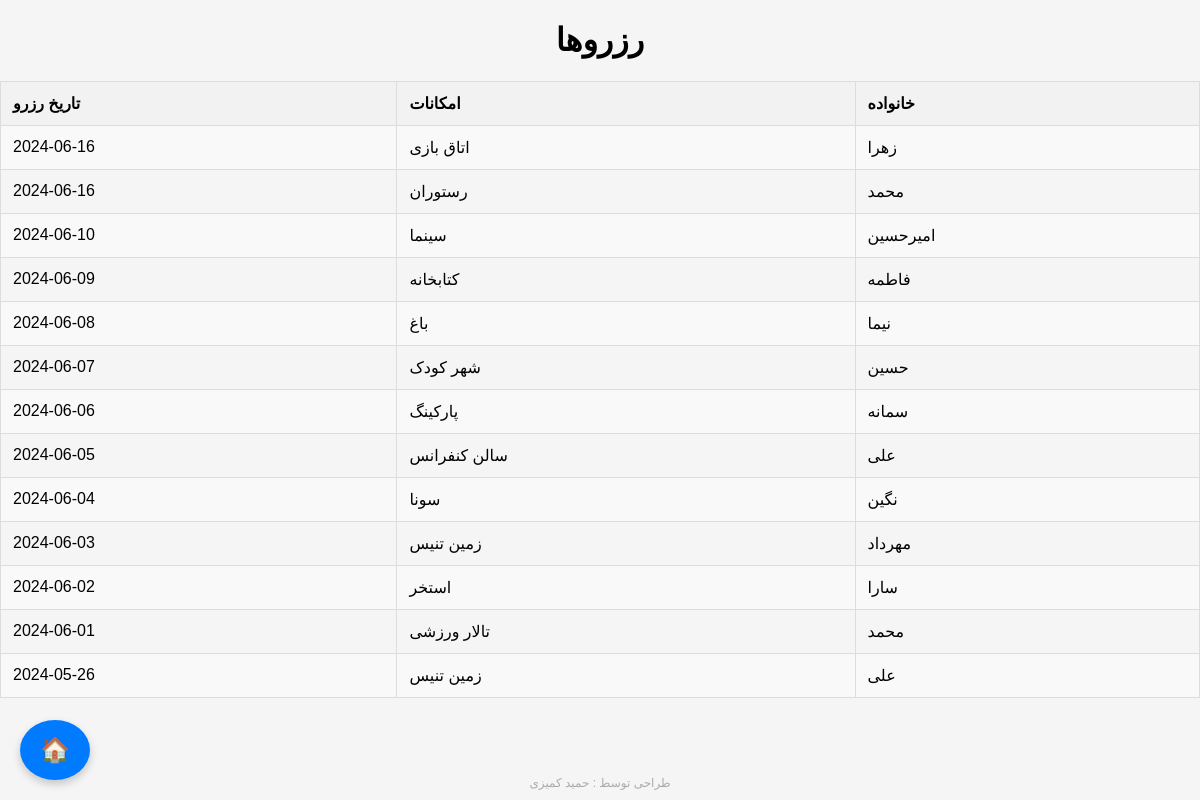
/view_bookings_facility.php, run on the app's committed database.
### tables this page shows
CREATE TABLE `bookings` (
  `id` int(11) NOT NULL,
  `family_id` int(11) DEFAULT NULL,
  `facility_id` int(11) DEFAULT NULL,
  `booking_date` date NOT NULL
);

CREATE TABLE `families` (
  `id` int(11) NOT NULL,
  `family_name` varchar(100) NOT NULL,
  `head_name` varchar(100) NOT NULL,
  `contact_number` varchar(20) NOT NULL,
  `apartment_number` varchar(20) NOT NULL
);

CREATE TABLE `facilities` (
  `id` int(11) NOT NULL,
  `name` varchar(100) NOT NULL,
  `description` text NOT NULL
);

### view_bookings_facility.php (the view, shortened to what this page needs)
<?php
include 'db.php';
$stmt = $pdo->query('SELECT bookings.*, families.family_name, facilities.name AS facility_name FROM bookings JOIN families ON bookings.family_id = families.id JOIN facilities ON bookings.facility_id = facilities.id ORDER BY booking_date DESC');
$bookings = $stmt->fetchAll();
?>
<!DOCTYPE html>
<html lang="fa" dir="rtl">
<head>
    <link rel="stylesheet" href="style.css">
</head>
<body>
    <h1>رزروها</h1>
    <table>
        <tr>
            <th>خانواده</th>
            <th>امکانات</th>
            <th>تاریخ رزرو</th>
        </tr>
        <?php foreach ($bookings as $booking): ?>
        <tr>
            <td><?= htmlspecialchars($booking['family_name']) ?></td>
            <td><?= htmlspecialchars($booking['facility_name']) ?></td>
            <td><?= htmlspecialchars($booking['booking_date']) ?></td>
        </tr>
        <?php endforeach; ?>
    </table>
                <a href="dashboard.php" class="float-button">&#127968;</a>
        <?php include 'footer.php'; ?>
</body>
</html>

### footer.php
<div class="footer-watermark">
    طراحی توسط : حمید کمیزی
</div>

### style.css (style rules this page uses)
body { font-family: 'Iransans', Arial, sans-serif; margin: 0; padding: 0; background-color: #f5f5f5; direction: rtl; text-align: right; }
table { width: 100%; border-collapse: collapse; margin: 20px 0; }
table, th, td { border: 1px solid #ddd; }
th, td { padding: 12px; text-align: left; }
th { background-color: #f2f2f2; font-weight: bold; }
tr:nth-child(even) { background-color: #f9f9f9; }
h1 { text-align: center; }
a { display: inline-block; padding: 5px 10px; text-decoration: none; color: #333; border: 1px solid #ccc; background-color: #fff; border-radius: 3px; margin-top: 10px; }
.footer-watermark { position: fixed; bottom: 10px; left: 50%; transform: translateX(-50%); font-size: 12px; color: rgba(0, 0, 0, 0.3); text-align: center; width: 100%; }
.float-button { position: fixed; bottom: 20px; left: 20px; width: 50px; height: 50px; background-color: #007bff; color: #fff; border: none; border-radius: 50%; font-size: 24px; text-align: center; line-height: 50px; cursor: pointer; box-shadow: 0px 4px 8px rgba(0, 0, 0, 0.2); transition: background-color 0.3s ease; }

### data on the page
bookings: family.family_name "زهرا", facility.name "اتاق بازی", booking_date "2024-06-16"
bookings: family.family_name "محمد", facility.name "رستوران", booking_date "2024-06-16"
bookings: family.family_name "امیرحسین", facility.name "سینما", booking_date "2024-06-10"
bookings: family.family_name "فاطمه", facility.name "کتابخانه", booking_date "2024-06-09"
bookings: family.family_name "نیما", facility.name "باغ", booking_date "2024-06-08"
bookings: family.family_name "حسین", facility.name "شهر کودک", booking_date "2024-06-07"
bookings: family.family_name "سمانه", facility.name "پارکینگ", booking_date "2024-06-06"
bookings: family.family_name "علی", facility.name "سالن کنفرانس", booking_date "2024-06-05"
bookings: family.family_name "نگین", facility.name "سونا", booking_date "2024-06-04"
bookings: family.family_name "مهرداد", facility.name "زمین تنیس", booking_date "2024-06-03"
bookings: family.family_name "سارا", facility.name "استخر", booking_date "2024-06-02"
bookings: family.family_name "محمد", facility.name "تالار ورزشی", booking_date "2024-06-01"
bookings: family.family_name "علی", facility.name "زمین تنیس", booking_date "2024-05-26"
